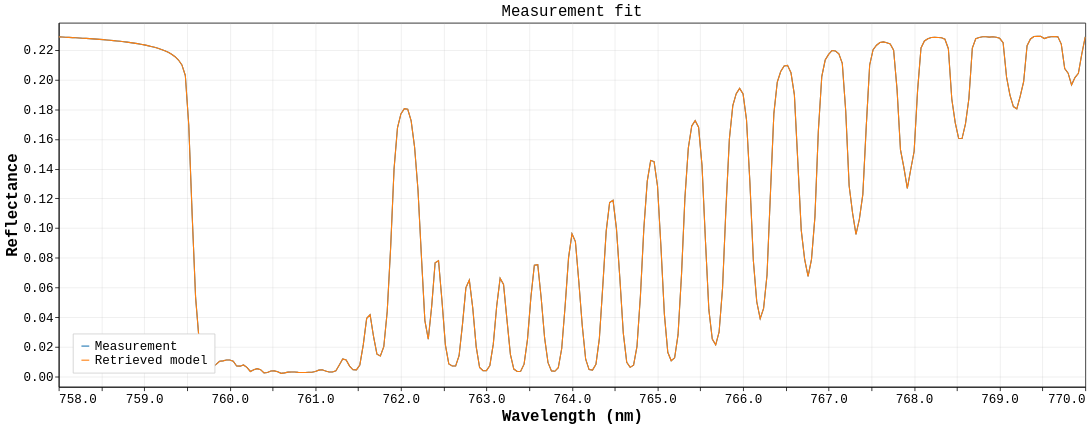

Here is the notebook cell this chart was saved with:
### Markdown cell above
## Measurement Fit

### Code cell
result.plot.measurement_fit()

### Figure 1 — Vega-Lite specification as saved in the notebook (floating-point values rounded to 4 significant figures; data arrays with more than 128 entries replaced by an {"elided": "..."} marker saying what was removed)
{"config": {"background": "white", "view": {"stroke": "black", "continuousWidth": 1311, "continuousHeight": 465}, "axis": {"domain": true, "domainColor": "black", "grid": true, "gridColor": "#b0b0b0", "gridOpacity": 0.25, "labelColor": "black", "labelFont": "Menlo, Monaco, Consolas, Liberation Mono, DejaVu Sans Mono, monospace", "labelFontSize": 16, "tickColor": "black", "titleColor": "black", "titleFont": "Menlo, Monaco, Consolas, Liberation Mono, DejaVu Sans Mono, monospace", "titleFontSize": 20}, "legend": {"labelColor": "black", "labelFont": "Menlo, Monaco, Consolas, Liberation Mono, DejaVu Sans Mono, monospace", "labelFontSize": 16, "labelLimit": 320, "orient": "bottom-left", "fillColor": "white", "strokeColor": "#cccccc", "padding": 8, "titleColor": "black", "titleFont": "Menlo, Monaco, Consolas, Liberation Mono, DejaVu Sans Mono, monospace", "titleFontSize": 16}, "line": {"strokeWidth": 1.4}, "point": {"size": 28}, "range": {"category": ["#1f77b4", "#ff7f0e", "#d62728"]}, "title": {"color": "black", "font": "Menlo, Monaco, Consolas, Liberation Mono, DejaVu Sans Mono, monospace", "fontSize": 20, "fontWeight": "normal", "anchor": "middle"}}, "data": {"name": "data-2224fc470b170be4797e20ae49db8aaa"}, "mark": {"type": "line"}, "encoding": {"color": {"field": "series_label", "scale": {"domain": ["Measurement", "Retrieved model"], "range": ["#1f77b4", "#ff7f0e"]}, "title": null, "type": "nominal"}, "tooltip": [{"field": "wavelength_nm", "type": "quantitative"}, {"field": "series_label", "type": "nominal"}, {"field": "reflectance", "type": "quantitative"}], "x": {"field": "wavelength_nm", "scale": {"zero": false}, "title": "Wavelength (nm)", "type": "quantitative"}, "y": {"field": "reflectance", "scale": {"domain": [-0.00687, 0.2384], "zero": false}, "title": "Reflectance", "type": "quantitative"}}, "height": 465, "title": "Measurement fit", "width": 1311, "$schema": "https://vega.github.io/schema/vega-lite/v6.4.1.json", "datasets": {"data-2224fc470b170be4797e20ae49db8aaa": {"elided": "602 records"}}}
